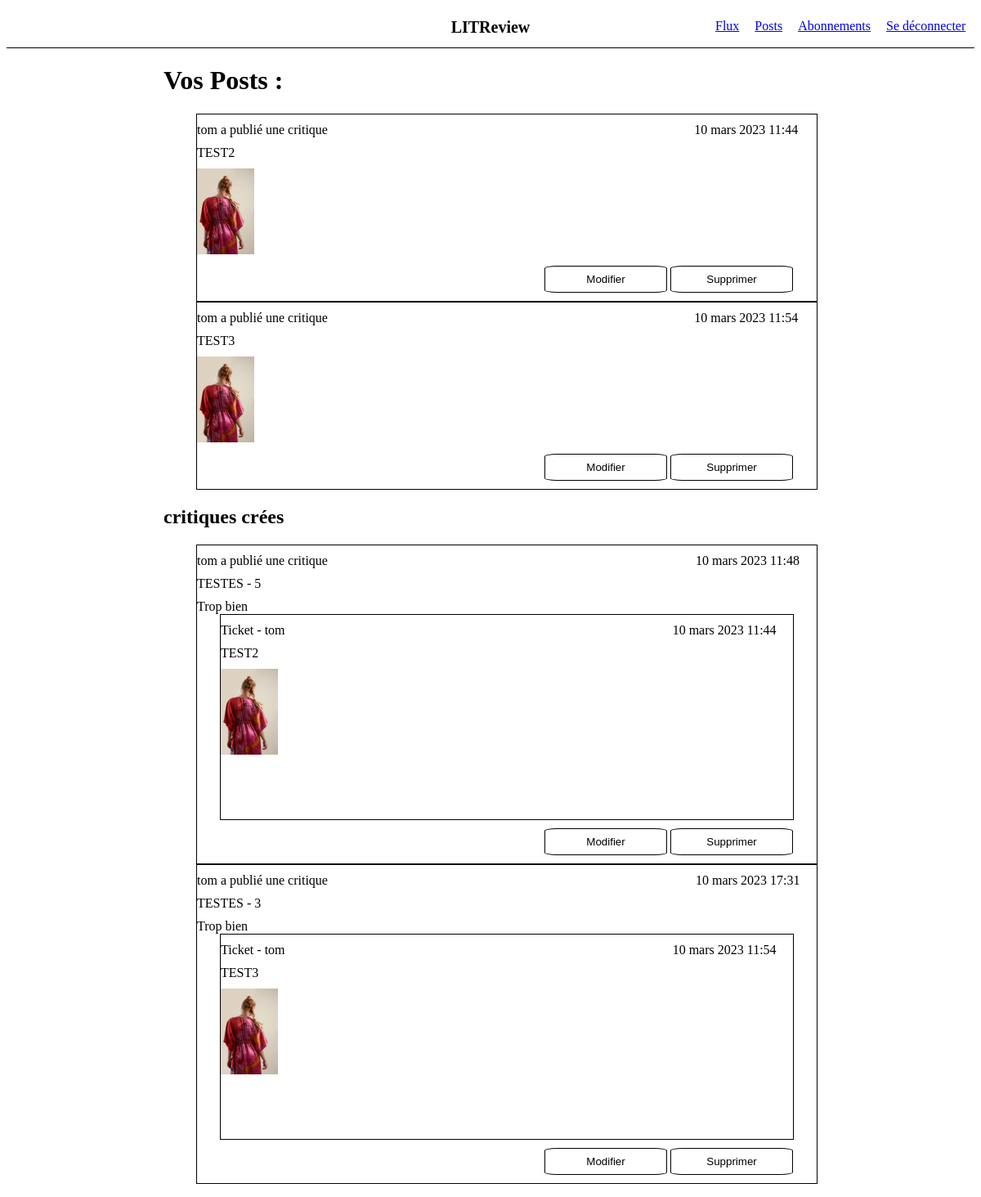
/posts-user/ (signed in), run on the app's committed database.
### flow/models.py (models this page shows, shortened)
class DemanderCritiqueMod(models.Model):
    titre = models.CharField(max_length=128)
    description = models.CharField(max_length=2048, blank= True)
    img_livre = models.ImageField(upload_to="images/")
    reponse_critique = models.ForeignKey(CreerCritiqueMod, null = True,  on_delete = models.SET_NULL)
    createur = models.ForeignKey(settings.AUTH_USER_MODEL, on_delete=models.CASCADE)
    date_creation = models.DateTimeField(auto_now_add=True)

class CreerCritiqueMod(models.Model):
    class Note(models.TextChoices):
        UN = "1"
        DEUX = "2"
        TROIS = "3"
        QUATRE = "4"
        CINQ = "5"
    titre = models.CharField(max_length=128)
    note = models.CharField(choices = [(tag, tag.value) for tag in Note],  max_length=3)
    commentaire = models.CharField(max_length=8192, blank=True)
    createur = models.ForeignKey(settings.AUTH_USER_MODEL, on_delete=models.CASCADE)
    date_creation = models.DateTimeField(auto_now_add=True)

### login/models.py (models this page shows)
class User(AbstractUser):
    follows = models.ManyToManyField('self',  symmetrical= False, related_name="follows_list")
    followers = models.ManyToManyField('self',  symmetrical= False, related_name="followers_list")

### post/views.py (the view)
# urls.py: path('posts-user/', post.views.post_user, name='posts-user'),
@login_required
def post_user(request):
    critique_crees = CreerCritiqueMod.objects.all()
    critique_demandees = DemanderCritiqueMod.objects.all()
    user = request.user
    liste_critique_crees = []
    liste_critique_demandees = []
    for i in range(len(critique_crees)):
        if user.username == critique_crees[i].createur.username:
            liste_critique_crees.append(critique_crees[i])
    for j in range(len(critique_demandees)):
        if user.username == critique_demandees[j].createur.username:
            liste_critique_demandees.append(critique_demandees[j])
    return render(request, 'posts.html', context={ 'user' : user, 'liste_critique_crees' : liste_critique_crees, 'liste_critique_demandees' : liste_critique_demandees, 'critique_demandee' : critique_demandees})

### post/templates/posts.html (shortened to what this page needs)
{% extends 'base_flow.html' %}
{% block content %}
<div id ="main-container-posts">
    <h1>Vos Posts : </h1>
        <ul>
            {% for critique in liste_critique_demandees %}
            <div class = "medium-container">
                <form action="{% url 'modify_deleted' %}" method="POST" id="form_modify_deleted_demande">
                    <div class ="flex-mode">
                        <div class="other-elements">
                            <li>{{critique.createur}} a publié une critique</li>
                            <li>{{critique.titre}}</li>
                            <li><img src="{{critique.img_livre.url}}"></li>
                        </div>
                        <div class= "date_creation">
                            <li>{{critique.date_creation}}</li>
                        </div>
                    </div>
                <div class ="btn-mod-del-container">
                    <button type="submit" class="btn-mod-del" name="modify_btn_demande" value="{{critique.id}}" form = "form_modify_deleted_demande" >Modifier</button>
                    <button type="submit" class="btn-mod-del" name="deleted_btn_demande" value="{{critique.id}}" form = "form_modify_deleted_demande">Supprimer</button>
                </div>
                </form>
            </div>
            {% endfor %}
        </ul>
    <h2>critiques crées</h2>
        <ul>
        {% for critique_cree in liste_critique_crees %}
        <div class = "medium-container">
            <form action="{% url 'modify_deleted' %}" method="POST" id="form_modify_deleted_cree">
                <div class="flex-mode-third">
                    <div class="other-element-third">
                        <li>{{critique_cree.createur}} a publié une critique</li>
                        <li>{{critique_cree.titre}} - {{critique_cree.note}}</li>
                        <li>{{critique_cree.commentaire}}</li>
                    </div>
                    <div class="date_creation-third">
                        <li>{{critique_cree.date_creation}}</li>
                    </div>
                </div>
                {% for critique in critique_demandee%}
                    {% if critique.reponse_critique.id == critique_cree.id %}
                        <div class ="flex-mode-seconde">
                            <div class="other-elements-second">
                                <li>Ticket - {{critique.createur}}</li>
                                <li>{{critique.titre}}</li>
                                <li><img src="{{critique.img_livre.url}}"></li>
                            </div>
                            <div class= "date_creation">
                                 <li>{{critique.date_creation}}</li>
                            </div>
                        </div>
                    {% endif %}
                {% endfor %}
            <div class ="btn-mod-del-container">
                <button type="submit"  class="btn-mod-del" name="modify_btn_cree" value="{{critique_cree.id}}" form = "form_modify_deleted_cree" >Modifier</button>
                <button type="submit"  class="btn-mod-del" name="deleted_btn_cree" value="{{critique_cree.id}}" form = "form_modify_deleted_cree">Supprimer</button>
            </div>
        </form>
    </div>
        {% endfor %}
        </ul>
</div>
{% endblock content %}

### flow/templates/base_flow.html (shortened to what this page needs)
{% load static %}
<!DOCTYPE html>
<html lang="en">
<head>
    <link rel="stylesheet" href="{% static 'flow/styles.css' %}">
</head>
<body>
    <header>
        <div class="header_flow">
            <h1>LITReview</h1>
            <nav>
                <a href="{% url 'accueil' %}">Flux</a>
                <a href="{% url 'posts-user' %}">Posts</a>
                <a href="{% url 'abonnements' %}">Abonnements</a>
                <a href="{% url 'logout' %}">Se déconnecter</a>
            </nav>
        </div>
    </header>
    {% block content %}{% endblock %}
</body>
</html>

### login/static/flow/styles.css (style rules this page uses)
img { width: 70px; margin-bottom: 10px; }
.header_flow { display: flex; border-bottom: 1px solid black; height: 50px; }
.header_flow h1 { position:relative; margin:auto; font-size: 20px; }
nav { width: 325px; position: absolute; right: 15px; margin-top: 15px; }
nav a { margin-left:15px; }
#main-container-posts { width: 800px; margin: auto; }
.medium-container { border: 1px solid black; }
.medium-container li { margin-top:10px; }
#main-container-posts ul { list-style: none; }
.flex-mode { display: flex; }
.date_creation { position: relative; width: 160px; }
.other-elements { width: 650px; }
.btn-mod-del-container { width: 305px; position: relative; right: -425px; margin-bottom: 10px; }
.btn-mod-del { background-color: white; border: 1px solid black; border-radius: 10%; padding: 8px; width: 150px; cursor: pointer; }
.flex-mode-seconde { display: flex; border: 1px solid black; width: 700px; height: 250px; margin: auto; margin-bottom: 10px; }
.other-elements-second { width: 600px; }
.flex-mode-third { display: flex; }
.other-element-third { width: 250px; }
.date_creation-third { position: relative; right: -360px; }

### data on the page
DemanderCritiqueMod: createur "tom", titre "TEST2", img_livre (picture), date_creation "10 mars 2023 11:44", {{ critique.id }} 2 (drawn)
DemanderCritiqueMod: createur "tom", titre "TEST3", img_livre (picture), date_creation "10 mars 2023 11:54", {{ critique.id }} 3 (drawn)
CreerCritiqueMod: createur "tom", titre "TESTES", note "5", commentaire "Trop bien", date_creation "10 mars 2023 11:48", {{ critique_cree.id }} 1 (drawn)
CreerCritiqueMod: createur "tom", titre "TESTES", note "3", commentaire "Trop bien", date_creation "10 mars 2023 17:31", {{ critique_cree.id }} 2 (drawn)
